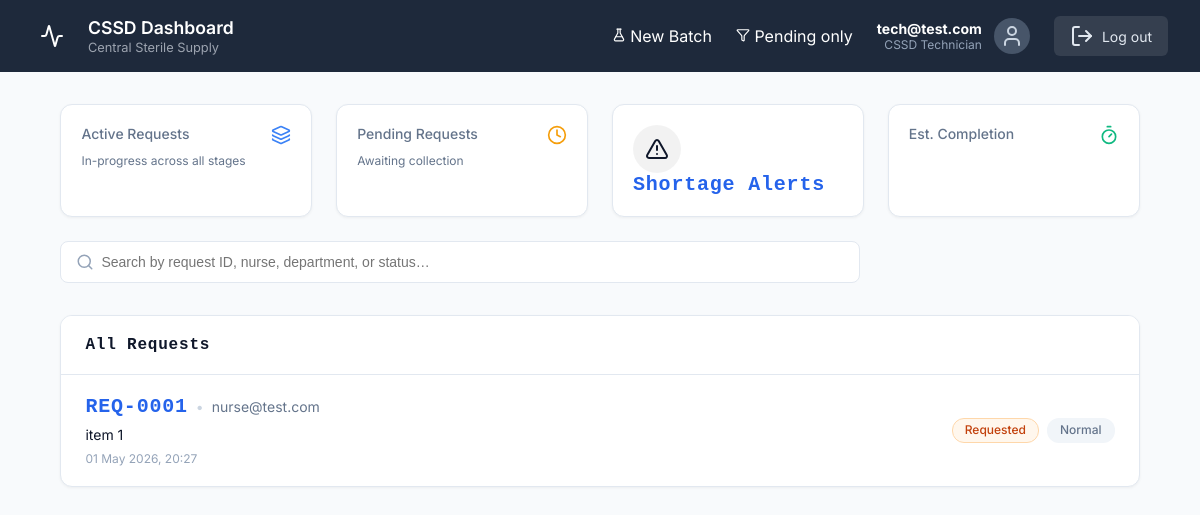
Before: /dashboard/cssd/ (signed in) with the older database file.
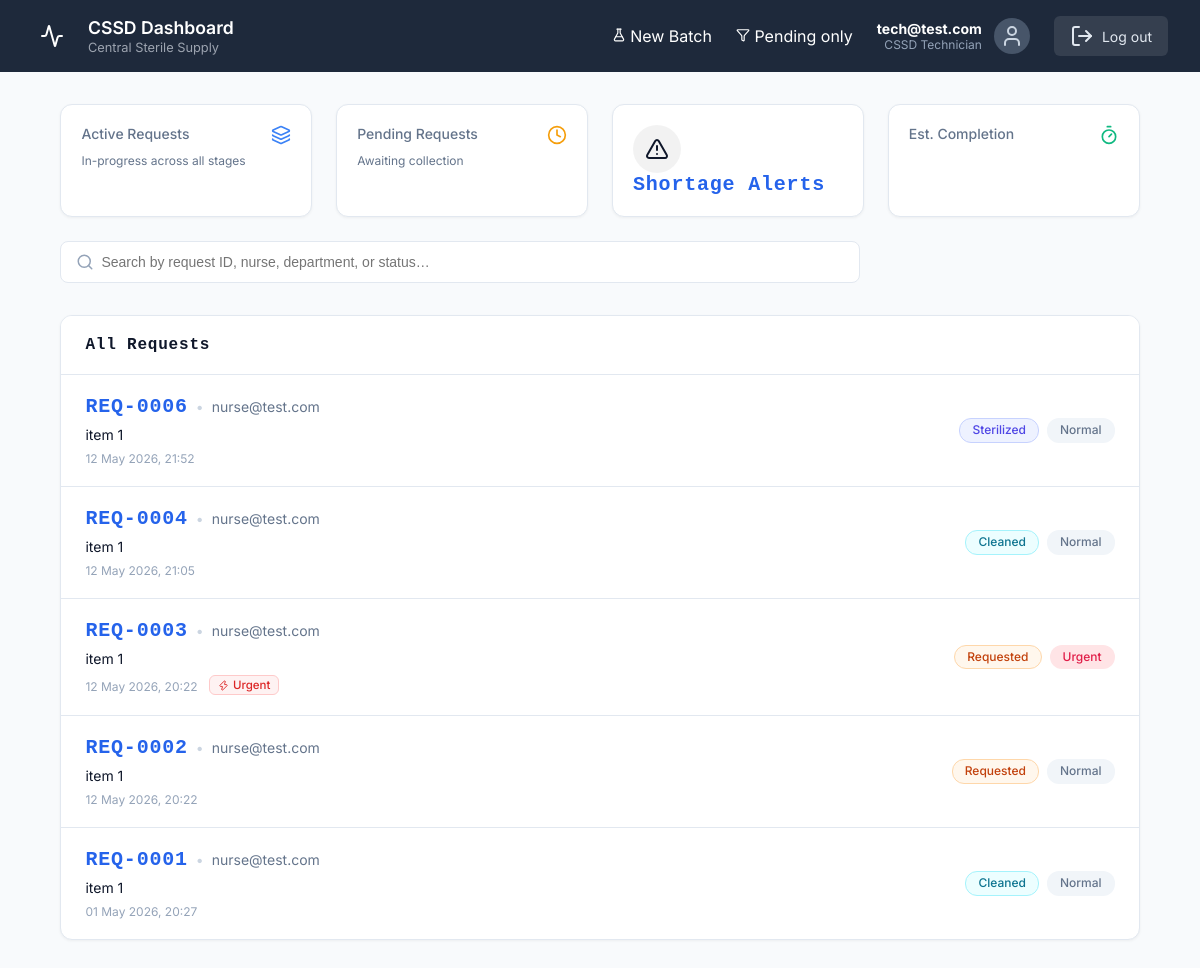
After: the same page with the newer database file.
### CSSD_Management_System/models.py (models this page shows, shortened)
class CustomUser(AbstractUser):
    ROLE_CHOICES = [
        ('System Administrator', 'System Administrator'),
        ('CSSD Technician', 'CSSD Technician'),
        ('Department Nurse', 'Department Nurse'),
        ('Hospital Administrator', 'Hospital Administrator'),
    ]
    username = None
    email = models.EmailField(_('email address'), unique=True)
    role = models.CharField(max_length=50, choices=ROLE_CHOICES)
    department = models.CharField(max_length=100, blank=True)
    USERNAME_FIELD = 'email'
    REQUIRED_FIELDS = []
    objects = CustomUserManager()

class InstrumentRequest(models.Model):
    PRIORITY_CHOICES = [
        ('Normal', 'Normal'),
        ('Urgent', 'Urgent'),
    ]
    STATUS_CHOICES = [
        ('Requested', 'Requested'),
        ('Collected', 'Collected'),
        ('Cleaned', 'Cleaned'),
        ('Sterilized', 'Sterilized'),
        ('Packed', 'Packed'),
        ('Delivered', 'Delivered'),
    ]
    requester = models.ForeignKey(CustomUser, on_delete=models.CASCADE, related_name='requests')
    priority = models.CharField(max_length=50, choices=PRIORITY_CHOICES, default='Normal')
    status = models.CharField(max_length=50, choices=STATUS_CHOICES, default='Requested')
    department = models.CharField(max_length=100, blank=True)
    notes = models.TextField(blank=True)
    last_operator = models.ForeignKey(
        CustomUser,
        on_delete=models.SET_NULL,
        null=True,
        blank=True,
        related_name='processed_requests'
    )
    batch = models.ForeignKey(SterilizationBatch, null=True, blank=True, on_delete=models.SET_NULL, related_name='requests')
    is_archived = models.BooleanField(default=False)
    submitted_at = models.DateTimeField(auto_now_add=True)
    collected_at = models.DateTimeField(null=True, blank=True)
    cleaned_at = models.DateTimeField(null=True, blank=True)
    sterilized_at = models.DateTimeField(null=True, blank=True)
    packed_at = models.DateTimeField(null=True, blank=True)
    delivered_at = models.DateTimeField(null=True, blank=True)

class RequestItem(models.Model):
    request = models.ForeignKey(InstrumentRequest, on_delete=models.CASCADE, related_name='items')
    inventory_item = models.ForeignKey(InventoryItem, on_delete=models.CASCADE)
    quantity = models.IntegerField(default=1)

class InventoryItem(models.Model):
    name = models.CharField(max_length=255)
    category = models.CharField(max_length=100)
    current_stock = models.IntegerField(default=0)
    min_threshold = models.IntegerField(default=10)

### CSSD_Management_System/views.py (the view)
# urls.py: path('dashboard/cssd/', views.cssd_dashboard, name='cssd_dashboard'),
@login_required
@cssd_staff_required
def cssd_dashboard(request):
    all_requests = InstrumentRequest.objects.filter(is_archived=False).order_by('-submitted_at')
    context = {
        'staff_name': request.user.email.split('@')[0].capitalize(),
        'staff_role': request.user.role,
        'stats': {
            'pending': all_requests.filter(status='Requested').count(),
            'in_progress': all_requests.filter(status__in=['Collected', 'Cleaned', 'Sterilized', 'Packed']).count(),
            'completed': all_requests.filter(status='Delivered').count(),
            'alerts': InventoryItem.objects.filter(current_stock__lt=3).count(),
        },
        'requests': all_requests[:10],
        'show_pending_only': False,
    }
    return render(request, 'cssd-dashboard.html', context)

### CSSD_Management_System/templates/cssd-dashboard.html (shortened to what this page needs)
{% load static %}
<!DOCTYPE html>
<html lang="en">
<head>
  <link rel="stylesheet" href="{% static 'styles.css' %}">
  <link rel="stylesheet" href="{% static 'extended_styles.css' %}">
</head>
<body>
  <div class="dashboard-wrapper theme-blue">
    <nav class="dashboard-nav theme-dark-blue">
      <div class="nav-brand">
        <div class="nav-logo blue"><i data-lucide="activity"></i></div>
        <div class="nav-title">
          <h2>CSSD Dashboard</h2>
          <p>Central Sterile Supply</p>
        </div>
      </div>
      <div class="nav-actions">
        <a href="{% url 'cssd_batch_create' %}" class="nav-action-link" id="newBatchBtn">
          <i data-lucide="flask-conical" style="width:14px;height:14px;"></i>
          New Batch
        </a>
        <a href="{% url 'dashboard_router' %}?filter={% if filter_status == 'pending' %}{% else %}pending{% endif %}"
           class="nav-action-link"
           id="filterPendingBtn">
          <i data-lucide="filter" style="width:14px;height:14px;"></i>
          {% if filter_status == 'pending' %}Show All{% else %}Pending only{% endif %}
        </a>
        <div class="user-profile">
          <div class="user-info-text">
            <strong>{{ request.user.get_full_name|default:request.user.email }}</strong>
            <span>{{ request.user.role }}</span>
          </div>
          <div class="user-avatar"><i data-lucide="user"></i></div>
        </div>
        <a href="{% url 'logout' %}" class="btn-logout"><i data-lucide="log-out"></i> Log out</a>
      </div>
    </nav>
    <main class="dashboard-main">
      <div class="dashboard-container">
        <div class="cssd-stats-grid">
          <a href="{% url 'dashboard_router' %}" class="stat-card" style="text-decoration:none;display:block;">
            <div class="stat-header">
              <span class="stat-label">Active Requests</span>
              <i data-lucide="layers" class="stat-icon-small blue"></i>
            </div>
            <p class="stat-desc">In-progress across all stages</p>
          </a>
          <a href="{% url 'dashboard_router' %}?filter=pending" class="stat-card" style="text-decoration:none;display:block;">
            <div class="stat-header">
              <span class="stat-label">Pending Requests</span>
              <i data-lucide="clock" class="stat-icon-small orange"></i>
            </div>
            <p class="stat-desc">Awaiting collection</p>
          </a>
          <a href="{% url 'cssd_inventory_alerts' %}" class="stat-card alert-stat" style="text-decoration:none;display:flex;">
            <div class="stat-icon-wrapper"><i data-lucide="alert-triangle"></i></div>
            <div class="stat-info">
              <h3>Shortage Alerts</h3>
            </div>
          </a>
          <div class="stat-card">
            <div class="stat-header">
              <span class="stat-label">Est. Completion</span>
              <i data-lucide="timer" class="stat-icon-small green"></i>
            </div>
          </div>
        </div>
        <div class="cssd-filters-bar">
          <div class="search-input-wrapper expand">
            <i data-lucide="search" class="search-icon"></i>
            <input type="text" class="search-input" id="searchBox"
                   placeholder="Search by request ID, nurse, department, or status…">
          </div>
        </div>
        <div class="cssd-requests-panel" id="requests-panel">
          <div class="panel-header">
            <h3>
              {% if filter_status == 'pending' %}Pending Requests{% else %}All Requests{% endif %}
            </h3>
          </div>
          <div class="cssd-list" id="requestList">
            {% for req in requests %}
            {% with items=req.items.all %}
            <a href="{% url 'cssd_request_details' req.id %}"
               class="cssd-list-item"
               style="text-decoration:none;color:inherit;display:flex;"
               data-search="req-{{ req.id|stringformat:'04d' }} {{ req.requester.email }} {{ req.department }} {{ req.status }} {% for item in items %}{{ item.inventory_item.name }} {% endfor %}">
              <div class="item-main">
                <div class="item-title">
                  <span class="item-id">REQ-{{ req.id|stringformat:"04d" }}</span>
                  <span class="dot-separator">•</span>
                  <span class="item-requester">{{ req.requester.email }}</span>
                </div>
                <div class="item-subtitle">
                  {% for item in items %}{{ item.inventory_item.name }}{% if not forloop.last %}, {% endif %}{% endfor %}
                </div>
                <div class="item-time">
                  {{ req.submitted_at|date:"d M Y, H:i" }}
                  {% if req.priority == 'Urgent' %}
                  <span class="eta-badge urgent" style="margin-left:8px;">
                    <i data-lucide="zap" style="width:11px;height:11px;"></i> Urgent
                  </span>
                  {% endif %}
                </div>
              </div>
              <div class="item-actions">
                <span class="pill status-{{ req.status }}">{{ req.status }}</span>
                {% if req.priority == 'Urgent' %}
                  <span class="pill pill-urgent">Urgent</span>
                {% else %}
                  <span class="pill pill-normal">Normal</span>
                {% endif %}
              </div>
            </a>
            {% endwith %}
            {% empty %}
            <div style="text-align:center;padding:2rem;color:#94a3b8;">
              No requests found.
            </div>
            {% endfor %}
          </div>
        </div>
      </div>
    </main>
  </div>
</body>
</html>

### CSSD_Management_System/static/extended_styles.css (style rules this page uses)
:root { --color-border: #e2e8f0; --color-danger: #ef4444; --color-warning: #f59e0b; --color-background: #f8fafc; --radius-sm: 4px; --radius-md: 8px; --radius-lg: 12px; --spacing-sm: 0.5rem; --spacing-md: 1rem; --spacing-lg: 1.5rem; --spacing-xl: 2rem; }
.req-id, .item-id, h3 { color: var(--color-primary); font-family: monospace; font-size: 1.25rem; font-weight: 800; letter-spacing: 0.05rem; }
.dashboard-container { max-width: 1500px !important; width: 95% !important; }
.search-input-wrapper { max-width: 800px !important; }

### CSSD_Management_System/templates/cssd-dashboard.html (style rules this page uses)
.eta-badge { display:inline-flex;align-items:center;gap:4px; background:#eff6ff;color:#2563eb;border:1px solid #bfdbfe; border-radius:6px;padding:2px 8px;font-size:.72rem;font-weight:500; }
.eta-badge.urgent { background:#fef2f2;color:#dc2626;border-color:#fecaca; }

Changed rows visible on the page:
added InstrumentRequest: id "0006", requester.email "nurse@test.com", submitted_at "12 May 2026, 21:52", status "Sterilized", priority "Normal"
added RequestItem: inventory_item.name "item 1", shown under "0006"
added InstrumentRequest: id "0004", requester.email "nurse@test.com", submitted_at "12 May 2026, 21:05", status "Cleaned", priority "Normal"
added RequestItem: inventory_item.name "item 1", shown under "0004"
added InstrumentRequest: id "0003", requester.email "nurse@test.com", submitted_at "12 May 2026, 20:22", priority "Urgent" (drawn), status "Requested"
added RequestItem: inventory_item.name "item 1", shown under "0003"
added InstrumentRequest: id "0002", requester.email "nurse@test.com", submitted_at "12 May 2026, 20:22", status "Requested", priority "Normal"
added RequestItem: inventory_item.name "item 1", shown under "0002"
changed InstrumentRequest "01 May 2026, 20:27": status "Requested" → "Cleaned"
